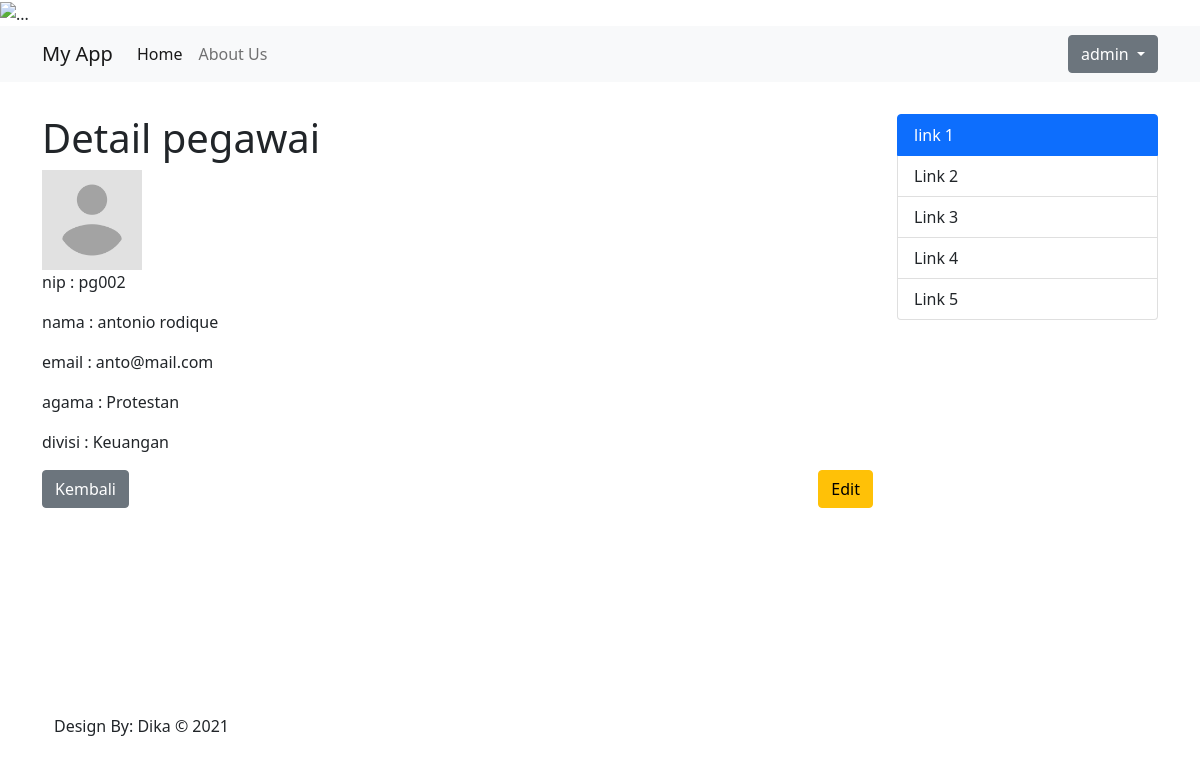
The app's page /index.php?hal=detail-data&id=2 (signed in) with its own data.
### tables this page shows
CREATE TABLE `Pegawai` (
  `id` int(11) NOT NULL,
  `nip` varchar(5) NOT NULL,
  `nama` varchar(50) NOT NULL,
  `email` varchar(50) NOT NULL,
  `agama` enum('Islam','Protestan','Katolik','Hindu','Buddha','Konghucu') NOT NULL,
  `iddivisi` int(11) NOT NULL,
  `foto` varchar(50) NOT NULL
);

CREATE TABLE `Divisi` (
  `id` int(11) NOT NULL,
  `nama` varchar(50) NOT NULL
);

### config/koneksi.php (called while the page is built, shortened)
<?php
class Db {
    protected $servername = "localhost";
    protected $username = "root";
    protected $password = "";
    public function __construct() {
        try {
            $this->conn = new PDO("mysql:host=$this->servername;dbname=dbpegawai",$this->username, $this->password);
        } catch (PDOException $e) {
            echo "Connection failed: ", $e->getMessage();
        }
    }
}

### models/Pegawai.php (called while the page is built, shortened)
<?php
class Pegawai extends Db {
    public function getPegawai($id){
        $stmt = $this->conn->prepare("SELECT Pegawai.*, Divisi.id as divisiId, Divisi.nama as namaDivisi FROM Pegawai INNER JOIN Divisi ON Pegawai.iddivisi = Divisi.id WHERE Pegawai.id = :id");
        $stmt->bindParam(':id', $id);
        $stmt->execute();
        $stmt->setFetchMode(PDO::FETCH_ASSOC);
        return $stmt->fetch();
    }
}

### component/detail.php (the view, shortened to what this page needs)
<?php
require 'config/koneksi.php';
require 'models/Pegawai.php' ;
$pegawai = new Pegawai();
$dataPegawai = $pegawai->getPegawai($_GET['id']);
?>
<h1>Detail pegawai</h1>
<img style="width: 100px;" src="images/<?=$dataPegawai['foto']?>" alt="<?=$dataPegawai[ 'nama']?>">
<p>nip : <?=$dataPegawai["nip"]?></p>
<p>nama : <?=$dataPegawai[ 'nama']?></p>
<p>email : <?=$dataPegawai['email']?></p>
<p>agama : <?=$dataPegawai['agama']?></p>
<p>divisi : <?=$dataPegawai['namaDivisi']?></p>
<form action="controllers/pegawaiController.php" method="POST">
<div class="d-flex justify-content-between">
    <a href="index.php?hal=data-pegawai" class="btn btn-secondary">Kembali</a>
    <div>
        <a href="index.php?hal=edit-data&id=<?=$dataPegawai['id']?>" class="btn btn-warning">Edit</a>
    </div>
</div>
</form>

### index.php (shortened to what this page needs)
<!DOCTYPE html>
<html lang="en">
  <?php include './component/head.php';?>
  <body>
    <?php if(in_array('login', $_REQUEST)) : ?>
      <?php include './component/login.php'?>
    <?php else: ?>
      <?php include 'component/header.php'?>
      <?php include 'component/navigasi.php';?>
      <div class="container my-3 mt-3 mb-3" style="height: 75vh;">
        <div class="row">
          <div class="col-sm-12 col-md-9 col-xl-9 my-3">
            <?php if(in_array('about-us',$_REQUEST)):?>
              <?php include './component/aboutUs.php' ?>
            <?php elseif(in_array('data-pegawai',$_REQUEST)):?>
              <?php include './component/dataPegawai.php';?>
            <?php elseif(in_array('tambah-data',$_REQUEST)):?>
              <?php include './component/formPegawai.php';?>
            <?php elseif(in_array('edit-data',$_REQUEST)):?>
              <?php include './component/formEditPegawai.php';?>
            <?php elseif(in_array('detail-data',$_REQUEST)):?>
              <?php include './component/detail.php';?>
            <?php else: ?>
                <?php include './component/home.php' ?>
            <?php endif;?>
          </div>
          <div class="col-sm-12 col-md-3 col-xl-3 my-3">
            <div class="list-group">
              <a href="#" class="list-group-item active" aria-current="true">
                link 1
              </a>
              <a href="#" class="list-group-item">Link 2</a>
              <a href="#" class="list-group-item">Link 3</a>
              <a href="#" class="list-group-item">Link 4</a>
              <a href="#" class="list-group-item">Link 5</a>
            </div>
          </div>
        </div>
      </div>
      <?php include './component/footer.php' ;?>
    <?php endif;?>
  </body>
</html>

### component/head.php (shortened to what this page needs)
<head>
    <link
      href="https://cdn.jsdelivr.net/npm/bootstrap@5.0.0-beta3/dist/css/bootstrap.min.css"
      rel="stylesheet"
    />
    <link rel="stylesheet" href="https://cdnjs.cloudflare.com/ajax/libs/font-awesome/5.15.3/css/all.min.css">
  </head>

### component/header.php (shortened to what this page needs)
<header>
        <div id="carouselExampleInterval" class="carousel slide" data-bs-ride="carousel">
            <div class="carousel-inner">
                <div class="carousel-item active" data-bs-interval="5000">
                    <img src="https://images.unsplash.com/photo-1593642634524-b40b5baae6bb?ixid=MXwxMjA3fDF8MHxwaG90by1wYWdlfHx8fGVufDB8fHw%3D&ixlib=rb-1.2.1&auto=format&fit=crop&w=889&q=80" class="image-custom" alt="...">
                </div>
            </div>
        </div>
    </header>

### component/navigasi.php (shortened to what this page needs)
<nav class="navbar navbar-expand-lg navbar-light bg-light">
      <div class="container">
        <a class="navbar-brand" href="index.php">My App</a>
        <div class="collapse navbar-collapse" id="navbarTogglerDemo01">
          <ul class="navbar-nav me-auto mb-2 mb-lg-0">
            <li class="nav-item">
              <a class="nav-link active" aria-current="page" href="index.php">Home</a>
            </li>
            <li class="nav-item">
              <a class="nav-link" href="index.php?hal=about-us">About Us</a>
            </li>
          </ul>
          <div class="dropdown">
            <?php if(!isset($_SESSION['member'])): ?>
            <a class="btn btn-light" href="index.php?hal=login">Login</a>
            <?php else: ?>
            <a class="btn btn-secondary dropdown-toggle" href="#" role="button" id="dropdownMenuLink" data-bs-toggle="dropdown" aria-expanded="false">
              <?=$_SESSION['member']['fullname']?>
            </a>
            <?php endif; ?>
        </div>
      </div>
    </nav>

### component/footer.php
<div class="row mt-2">
      <div class="col-md-12">
        <footer class="container pb-3">
          <span>Design By: Dika &copy; 2021</span>
        </footer>
      </div>
    </div>

### component/head.php (style rules this page uses)
body { overflow-x: hidden; }
.image-custom { width: 100%; height: 300px; object-fit: cover; overflow: hidden; }
.container { overflow: hidden; }
.navbar > .container { overflow: visible; }

### records on screen
pegawai: foto (picture), nip "pg002", nama "antonio rodique", email "anto@mail.com", agama "Protestan", iddivisi.nama "Keuangan"

### other values on screen
$_SESSION['member']['fullname'] "admin"
